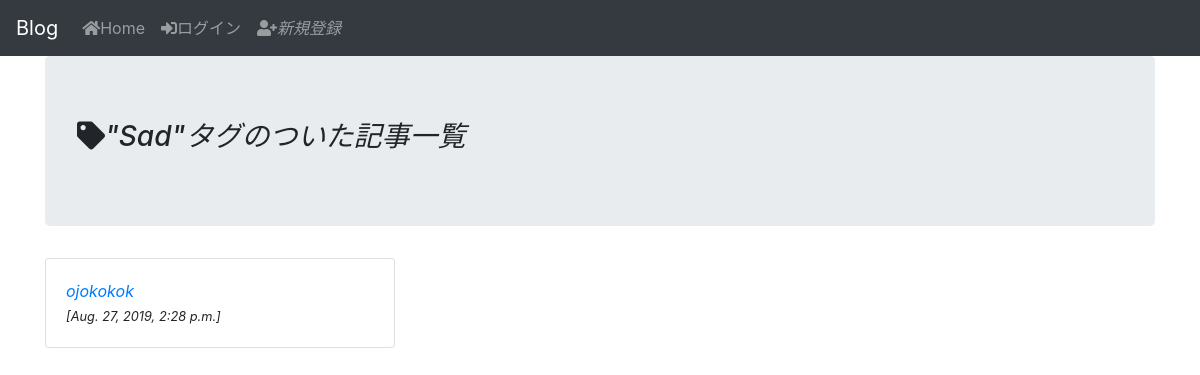
The page /tag/4/ on the database as committed earlier.
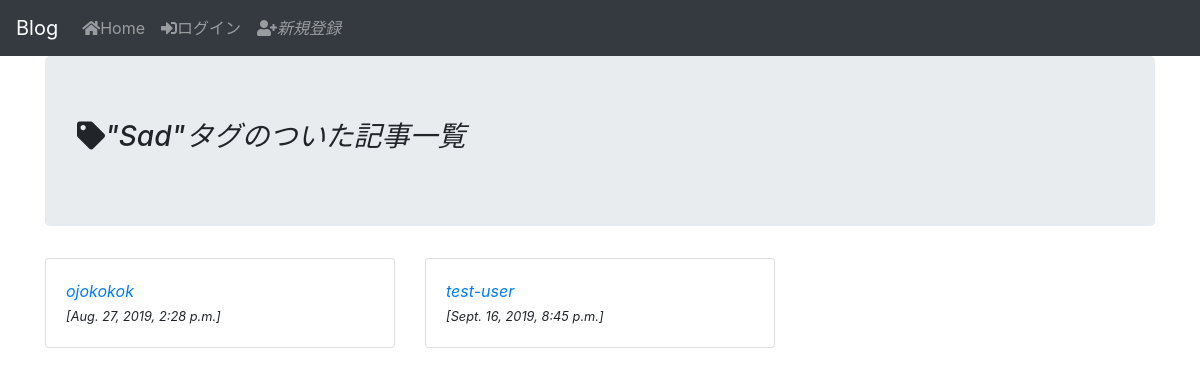
The same page on the database as committed later.
### mini_app/models.py (models this page shows, shortened)
class Article(models.Model):
  author = models.ForeignKey(to=User,on_delete=models.CASCADE,)
  title = models.CharField(max_length=128)
  text = models.TextField()
  posted_at = models.DateTimeField(auto_now_add=True)
  last_modify = models.DateTimeField(auto_now=True)
  like = models.IntegerField(default=0)
  tags = models.ManyToManyField(Tag, blank=True)
  class Meta:
    ordering = ('title',)

### mini_app/views.py (the view)
# urls.py: path("tag/<int:pk>/", views.view_tag, name="view_tag"),
def view_tag(request,pk):
  template_name = "mini_app/view_tag.html"
  try:
    tag = models.Tag.objects.get(pk=pk)
    articles = tag.article_set.all()
  except models.Tag.DoesNotExist:
    raise Http404
  context = {"tag": tag,
             "articles": articles.order_by('posted_at'),
             "login_user_id": request.user.id}
  return render(request,template_name,context)

### mini_app/templates/mini_app/view_tag.html (shortened to what this page needs)
{% extends 'base/base.html' %}
{% block jumbotron %}
<h1 class="h3"><i class="fas fa-tag"></i>"{{ tag.name }}"タグのついた記事一覧</h1>
{% endblock %}
{% block body %}
<div class="row">
  {% for article in articles %}
  <div class="col-12 col-md-6 col-lg-4">
    <div class="card">
      <div class="card-body">
        <div class="row">
          <div class="col-12">
            <a class="text-primary" href="{% url 'view_article' article.pk %}">{{ article.title }}</a>
          </div>
          <div class="col-12">
            <small>[{{ article.posted_at }}]</small>
          </div>
        </div>
      </div>
    </div>
  </div>
  {% endfor %}
</div>
{% endblock %}

Rows that differ between the two databases and show on the page:
added Article: title "test-user", posted_at "Sept. 16, 2019, 8:45 p.m."
